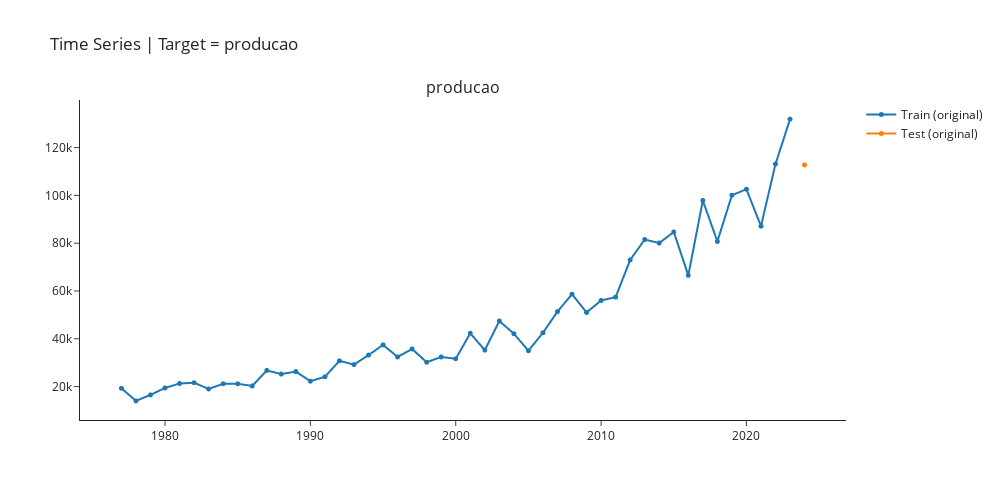

The notebook cell saved with this chart:
### Markdown cell above
## Checking Train-Test Split

### Code cell
exp.plot_model(plot="train_test_split",fig_kwargs = {"height":500,"width":1000,"template": "simple_white","hoverinfo":"none","big_data_threshold":50})

### Figure 1 — Plotly figure (JSON) as saved in the notebook; plotly's stock layout.template omitted (floating-point values rounded to 4 significant figures)
{"data": [{"hoverinfo": "none", "line": {"width": 2}, "marker": {"size": 5}, "mode": "lines+markers", "name": "Train (original)", "type": "scattergl", "x": [1977, 1978, 1979, 1980, 1981, 1982, 1983, 1984, 1985, 1986, 1987, 1988, 1989, 1990, 1991, 1992, 1993, 1994, 1995, 1996, 1997, 1998, 1999, 2000, 2001, 2002, 2003, 2004, 2005, 2006, 2007, 2008, 2009, 2010, 2011, 2012, 2013, 2014, 2015, 2016, 2017, 2018, 2019, 2020, 2021, 2022, 2023, 2024], "xaxis": "x", "y": [19256, 14017, 16514, 19435, 21284, 21605, 19015, 21178, 21175, 20265, 26759, 25224, 26268, 22258, 24100.0, 30770.0, 29210.0, 33170.0, 37440.0, 32400.0, 35720.0, 30190.0, 32390.0, 31640.0, 42290.0, 35270.0, 47410.0, 42130.0, 35010.0, 42510.0, 51370.0, 58650.0, 51000.0, 56020.0, 57410.0, 72980.0, 81510.0, 80050.0, 84670.0, 66530.0, 97840.0, 80710.0, 100000.0, 102600.0, 87100.0, 113100.0, 131900.0, null], "yaxis": "y"}, {"hoverinfo": "none", "line": {"width": 2}, "marker": {"size": 5}, "mode": "lines+markers", "name": "Test (original)", "type": "scattergl", "x": [1977, 1978, 1979, 1980, 1981, 1982, 1983, 1984, 1985, 1986, 1987, 1988, 1989, 1990, 1991, 1992, 1993, 1994, 1995, 1996, 1997, 1998, 1999, 2000, 2001, 2002, 2003, 2004, 2005, 2006, 2007, 2008, 2009, 2010, 2011, 2012, 2013, 2014, 2015, 2016, 2017, 2018, 2019, 2020, 2021, 2022, 2023, 2024], "xaxis": "x", "y": [null, null, null, null, null, null, null, null, null, null, null, null, null, null, null, null, null, null, null, null, null, null, null, null, null, null, null, null, null, null, null, null, null, null, null, null, null, null, null, null, null, null, null, null, null, null, null, 112800.0], "yaxis": "y"}], "layout": {"annotations": [{"font": {"size": 16}, "showarrow": false, "text": "producao", "x": 0.5, "xanchor": "center", "xref": "paper", "y": 1, "yanchor": "bottom", "yref": "paper"}], "autosize": false, "height": 500, "showlegend": true, "title": {"text": "Time Series | Target = producao"}, "width": 1000, "xaxis": {"anchor": "y", "domain": [0, 1]}, "yaxis": {"anchor": "x", "domain": [0, 1]}}}
